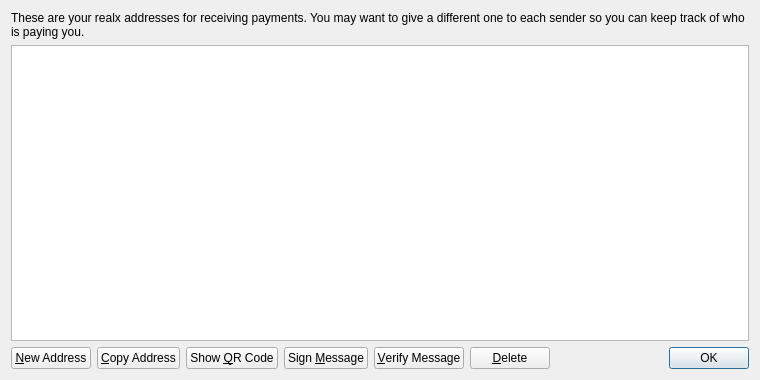
<?xml version="1.0" encoding="UTF-8"?>
<ui version="4.0">
 <class>AddressBookPage</class>
 <widget class="QWidget" name="AddressBookPage">
  <property name="geometry">
   <rect>
    <x>0</x>
    <y>0</y>
    <width>760</width>
    <height>380</height>
   </rect>
  </property>
  <property name="windowTitle">
   <string>Address Book</string>
  </property>
  <layout class="QVBoxLayout" name="verticalLayout">
   <item>
    <widget class="QLabel" name="labelExplanation">
     <property name="text">
      <string>These are your realx addresses for receiving payments. You may want to give a different one to each sender so you can keep track of who is paying you.</string>
     </property>
     <property name="textFormat">
      <enum>Qt::PlainText</enum>
     </property>
     <property name="wordWrap">
      <bool>true</bool>
     </property>
    </widget>
   </item>
   <item>
    <widget class="QTableView" name="tableView">
     <property name="contextMenuPolicy">
      <enum>Qt::CustomContextMenu</enum>
     </property>
     <property name="toolTip">
      <string>Double-click to edit address or label</string>
     </property>
     <property name="tabKeyNavigation">
      <bool>false</bool>
     </property>
     <property name="alternatingRowColors">
      <bool>true</bool>
     </property>
     <property name="selectionMode">
      <enum>QAbstractItemView::SingleSelection</enum>
     </property>
     <property name="selectionBehavior">
      <enum>QAbstractItemView::SelectRows</enum>
     </property>
     <property name="sortingEnabled">
      <bool>true</bool>
     </property>
     <attribute name="verticalHeaderVisible">
      <bool>false</bool>
     </attribute>
    </widget>
   </item>
   <item>
    <layout class="QHBoxLayout" name="horizontalLayout">
     <item>
      <widget class="QPushButton" name="newAddressButton">
       <property name="toolTip">
        <string>Create a new address</string>
       </property>
       <property name="text">
        <string>&amp;New Address</string>
       </property>
       <property name="icon">
        <iconset resource="../bitcoin.qrc">
         <normaloff>:/icons/add</normaloff>:/icons/add</iconset>
       </property>
      </widget>
     </item>
     <item>
      <widget class="QPushButton" name="copyToClipboard">
       <property name="toolTip">
        <string>Copy the currently selected address to the system clipboard</string>
       </property>
       <property name="text">
        <string>&amp;Copy Address</string>
       </property>
       <property name="icon">
        <iconset resource="../bitcoin.qrc">
         <normaloff>:/icons/editcopy</normaloff>:/icons/editcopy</iconset>
       </property>
      </widget>
     </item>
     <item>
      <widget class="QPushButton" name="showQRCode">
       <property name="text">
        <string>Show &amp;QR Code</string>
       </property>
       <property name="icon">
        <iconset resource="../bitcoin.qrc">
         <normaloff>:/icons/qrcode</normaloff>:/icons/qrcode</iconset>
       </property>
      </widget>
     </item>
     <item>
      <widget class="QPushButton" name="signMessage">
       <property name="toolTip">
        <string>Sign a message to prove you own a realx address</string>
       </property>
       <property name="text">
        <string>Sign &amp;Message</string>
       </property>
       <property name="icon">
        <iconset resource="../bitcoin.qrc">
         <normaloff>:/icons/edit</normaloff>:/icons/edit</iconset>
       </property>
      </widget>
     </item>
     <item>
      <widget class="QPushButton" name="verifyMessage">
       <property name="toolTip">
        <string>Verify a message to ensure it was signed with a specified realx address</string>
       </property>
       <property name="text">
        <string>&amp;Verify Message</string>
       </property>
       <property name="icon">
        <iconset resource="../bitcoin.qrc">
         <normaloff>:/icons/transaction_0</normaloff>:/icons/transaction_0</iconset>
       </property>
      </widget>
     </item>
     <item>
      <widget class="QPushButton" name="deleteButton">
       <property name="toolTip">
        <string>Delete the currently selected address from the list</string>
       </property>
       <property name="text">
        <string>&amp;Delete</string>
       </property>
       <property name="icon">
        <iconset resource="../bitcoin.qrc">
         <normaloff>:/icons/remove</normaloff>:/icons/remove</iconset>
       </property>
      </widget>
     </item>
     <item>
      <spacer name="horizontalSpacer">
       <property name="orientation">
        <enum>Qt::Horizontal</enum>
       </property>
       <property name="sizeHint" stdset="0">
        <size>
         <width>40</width>
         <height>20</height>
        </size>
       </property>
      </spacer>
     </item>
     <item>
      <widget class="QDialogButtonBox" name="buttonBox">
       <property name="sizePolicy">
        <sizepolicy hsizetype="Maximum" vsizetype="Fixed">
         <horstretch>0</horstretch>
         <verstretch>0</verstretch>
        </sizepolicy>
       </property>
       <property name="standardButtons">
        <set>QDialogButtonBox::Ok</set>
       </property>
      </widget>
     </item>
    </layout>
   </item>
  </layout>
 </widget>
 <resources>
  <include location="../bitcoin.qrc"/>
 </resources>
 <connections/>
</ui>
